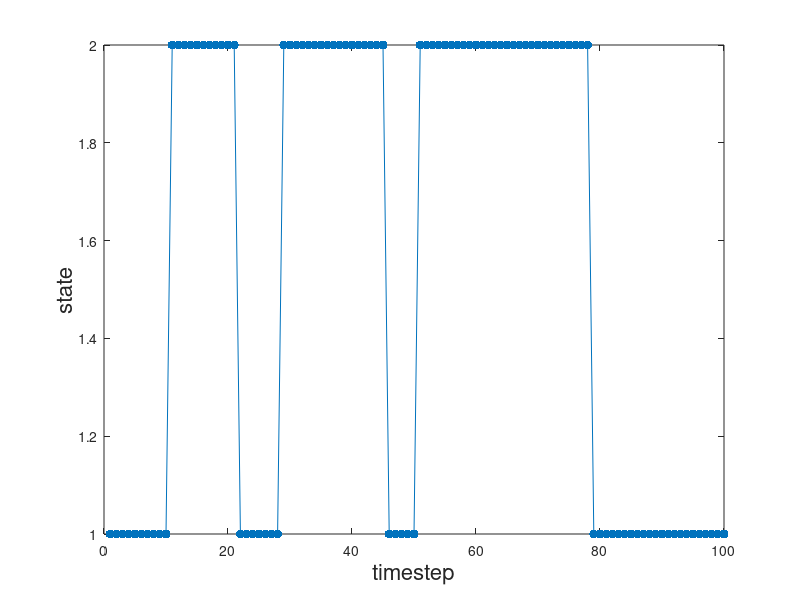

The MATLAB script that drew this image:
numsteps = 100; %number of timesteps simulated

A = [0.90, 0.07 ; 
     0.10, 0.93];
 
%list of states on this realization. xlist(k)=1 means in state 1 at
%timestep k, etc
states = zeros(1,numsteps);  

%initial state
states(1) = 1;

for k = 1:numsteps - 1
    % uniformly distributed random number between 0 and 1
    % We will use it for transitions from timesteps k to k+1
    rd = rand();
    
    if rd < A(1,states(k))  %for transition FROM states(k) to state 1
        states(k+1)=1;
    else
        states(k+1)=2;
    end

end

%----
figure
set(gca,'FontSize',18)
plot(1:numsteps,states,'.-','MarkerSize',20)
xlabel('timestep','FontSize',16)
ylabel('state','FontSize',16)

%% Exercise
% 0) What do you notice about the columns of A?
%    Does the same thing hold for the rows?
% 1) Simulate the chain for a long time (10,000 steps should be good).
%    Plot a histogram of the number of steps in state 1 or 2.
% 2) Compute the eigenvalues & eigenvectors. What do you notice about them?
% 3) Take the first eigenvector. Rescale it so that both entries are 
%    positive and it sums to 1. Multiply it by the number of time steps.
%    Compare this vector to the amount of time it spends in each state.
% 4) Modify the code to keep track of how long you are in state 1 before
%    changing to state 2. Plot the distribution of "dwell times",
%    the time it spends in that state before switching.